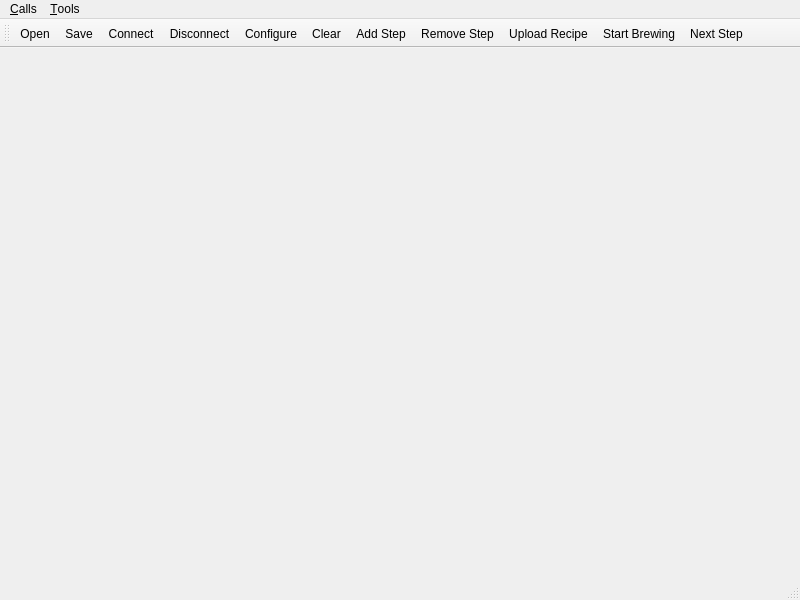
<?xml version="1.0" encoding="UTF-8"?>
<ui version="4.0">
 <class>MainWindow</class>
 <widget class="QMainWindow" name="MainWindow">
  <property name="geometry">
   <rect>
    <x>0</x>
    <y>0</y>
    <width>800</width>
    <height>600</height>
   </rect>
  </property>
  <property name="windowTitle">
   <string>Brew Control</string>
  </property>
  <widget class="QWidget" name="centralWidget">
   <layout class="QVBoxLayout" name="verticalLayout"/>
  </widget>
  <widget class="QToolBar" name="mainToolBar">
   <attribute name="toolBarArea">
    <enum>TopToolBarArea</enum>
   </attribute>
   <attribute name="toolBarBreak">
    <bool>false</bool>
   </attribute>
   <addaction name="actionOpen"/>
   <addaction name="actionSave"/>
   <addaction name="actionConnect"/>
   <addaction name="actionDisconnect"/>
   <addaction name="actionConfigure"/>
   <addaction name="actionClear"/>
   <addaction name="actionAdd_Step"/>
   <addaction name="actionRemove_Step"/>
   <addaction name="actionUpload_Recipe"/>
   <addaction name="actionStart_Brewing"/>
   <addaction name="actionNext_Step"/>
  </widget>
  <widget class="QStatusBar" name="statusBar"/>
  <widget class="QMenuBar" name="menuBar">
   <property name="geometry">
    <rect>
     <x>0</x>
     <y>0</y>
     <width>800</width>
     <height>25</height>
    </rect>
   </property>
   <widget class="QMenu" name="menuCalls">
    <property name="title">
     <string>&amp;Calls</string>
    </property>
    <addaction name="actionOpen"/>
    <addaction name="actionSave"/>
    <addaction name="actionConnect"/>
    <addaction name="actionDisconnect"/>
    <addaction name="actionClear"/>
    <addaction name="actionAdd_Step"/>
    <addaction name="actionRemove_Step"/>
    <addaction name="actionUpload_Recipe"/>
    <addaction name="actionStart_Brewing"/>
    <addaction name="actionNext_Step"/>
    <addaction name="separator"/>
    <addaction name="actionQuit"/>
   </widget>
   <widget class="QMenu" name="menuTools">
    <property name="title">
     <string>&amp;Tools</string>
    </property>
    <addaction name="actionConfigure"/>
   </widget>
   <addaction name="menuCalls"/>
   <addaction name="menuTools"/>
  </widget>
  <action name="actionConnect">
   <property name="icon">
    <iconset resource="brewMaster.qrc">
     <normaloff>:/images/connect.png</normaloff>:/images/connect.png</iconset>
   </property>
   <property name="text">
    <string>C&amp;onnect</string>
   </property>
   <property name="toolTip">
    <string>Connect to serial port</string>
   </property>
   <property name="shortcut">
    <string>Ctrl+O</string>
   </property>
  </action>
  <action name="actionDisconnect">
   <property name="icon">
    <iconset resource="brewMaster.qrc">
     <normaloff>:/images/disconnect.png</normaloff>:/images/disconnect.png</iconset>
   </property>
   <property name="text">
    <string>&amp;Disconnect</string>
   </property>
   <property name="toolTip">
    <string>Disconnect from serial port</string>
   </property>
   <property name="shortcut">
    <string>Ctrl+D</string>
   </property>
  </action>
  <action name="actionConfigure">
   <property name="icon">
    <iconset resource="brewMaster.qrc">
     <normaloff>:/images/settings.png</normaloff>:/images/settings.png</iconset>
   </property>
   <property name="text">
    <string>&amp;Configure</string>
   </property>
   <property name="toolTip">
    <string>Configure serial port</string>
   </property>
   <property name="shortcut">
    <string>Alt+C</string>
   </property>
  </action>
  <action name="actionClear">
   <property name="icon">
    <iconset resource="brewMaster.qrc">
     <normaloff>:/images/clear.png</normaloff>:/images/clear.png</iconset>
   </property>
   <property name="text">
    <string>C&amp;lear</string>
   </property>
   <property name="toolTip">
    <string>Clear data</string>
   </property>
   <property name="shortcut">
    <string>Alt+L</string>
   </property>
  </action>
  <action name="actionQuit">
   <property name="icon">
    <iconset resource="brewMaster.qrc">
     <normaloff>:/images/application-exit.png</normaloff>:/images/application-exit.png</iconset>
   </property>
   <property name="text">
    <string>&amp;Quit</string>
   </property>
   <property name="shortcut">
    <string>Ctrl+Q</string>
   </property>
  </action>
  <action name="actionAdd_Step">
   <property name="icon">
    <iconset resource="brewMaster.qrc">
     <normaloff>:/images/add.png</normaloff>:/images/add.png</iconset>
   </property>
   <property name="text">
    <string>&amp;Add Step</string>
   </property>
   <property name="toolTip">
    <string>Adds a new brew step</string>
   </property>
  </action>
  <action name="actionUpload_Recipe">
   <property name="icon">
    <iconset resource="brewMaster.qrc">
     <normaloff>:/images/upload.png</normaloff>:/images/upload.png</iconset>
   </property>
   <property name="text">
    <string>&amp;Upload Recipe</string>
   </property>
   <property name="toolTip">
    <string>Send the Upload brew recipe over the serial port</string>
   </property>
  </action>
  <action name="actionStart_Brewing">
   <property name="icon">
    <iconset resource="brewMaster.qrc">
     <normaloff>:/images/start.png</normaloff>:/images/start.png</iconset>
   </property>
   <property name="text">
    <string>&amp;Start Brewing</string>
   </property>
   <property name="toolTip">
    <string>Starts the brew process</string>
   </property>
  </action>
  <action name="actionNext_Step">
   <property name="icon">
    <iconset resource="brewMaster.qrc">
     <normaloff>:/images/next.png</normaloff>:/images/next.png</iconset>
   </property>
   <property name="text">
    <string>&amp;Next Step</string>
   </property>
   <property name="toolTip">
    <string>Go to the next brew step</string>
   </property>
  </action>
  <action name="actionRemove_Step">
   <property name="icon">
    <iconset resource="brewMaster.qrc">
     <normaloff>:/images/remove.png</normaloff>:/images/remove.png</iconset>
   </property>
   <property name="text">
    <string>&amp;Remove Step</string>
   </property>
   <property name="toolTip">
    <string>Remove the selected brew step</string>
   </property>
  </action>
  <action name="actionSave">
   <property name="icon">
    <iconset resource="brewMaster.qrc">
     <normaloff>:/images/save.png</normaloff>:/images/save.png</iconset>
   </property>
   <property name="text">
    <string>Sa&amp;ve</string>
   </property>
   <property name="toolTip">
    <string>Save the brew recipe</string>
   </property>
  </action>
  <action name="actionOpen">
   <property name="icon">
    <iconset resource="brewMaster.qrc">
     <normaloff>:/images/open.png</normaloff>:/images/open.png</iconset>
   </property>
   <property name="text">
    <string>Open</string>
   </property>
   <property name="toolTip">
    <string>Open a brew recipe</string>
   </property>
  </action>
 </widget>
 <layoutdefault spacing="6" margin="11"/>
 <resources>
  <include location="brewMaster.qrc"/>
 </resources>
 <connections/>
</ui>
